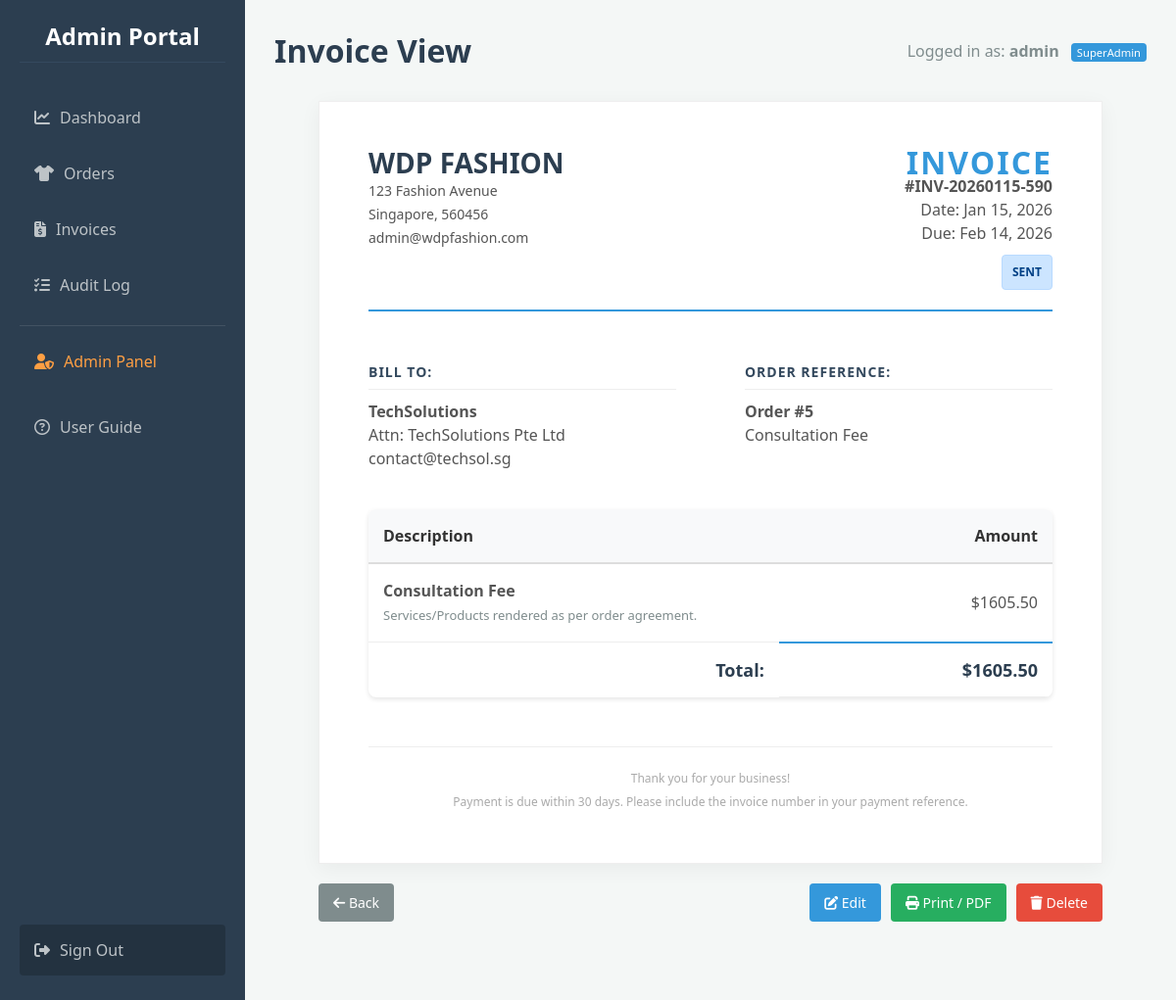
The app's page /invoices/view/3 (signed in) with its own data.
### app.py (models this page shows)
class User(db.Model):
    id = db.Column(db.Integer, primary_key=True)
    custom_id = db.Column(db.String(50), unique=True)
    username = db.Column(db.String(100), unique=True, nullable=False)
    password = db.Column(db.String(100), nullable=False)
    role = db.Column(db.String(20), default='Staff')
    is_suspended = db.Column(db.Boolean, default=False)
    must_change_password = db.Column(db.Boolean, default=False)

class Invoice(db.Model):
    id = db.Column(db.Integer, primary_key=True)
    invoice_code = db.Column(db.String(50), unique=True, nullable=False)
    order_id = db.Column(db.Integer, db.ForeignKey('order.id'))
    client_id = db.Column(db.Integer, db.ForeignKey('client.id'), nullable=False)
    amount = db.Column(db.Float, nullable=False)
    status = db.Column(db.String(50), default='Draft')
    date_created = db.Column(db.DateTime, default=datetime.utcnow)
    date_due = db.Column(db.DateTime)
    client = db.relationship('Client', backref=db.backref('invoices', lazy=True))
    order = db.relationship('Order', backref=db.backref('invoice', uselist=False))

class Client(db.Model):
    id = db.Column(db.Integer, primary_key=True)
    name = db.Column(db.String(100), nullable=False)
    email = db.Column(db.String(100), nullable=False)
    company = db.Column(db.String(100))

class Order(db.Model):
    id = db.Column(db.Integer, primary_key=True)
    client_id = db.Column(db.Integer, db.ForeignKey('client.id'), nullable=False)
    description = db.Column(db.String(200), nullable=False)
    amount = db.Column(db.Float, nullable=False)
    date_placed = db.Column(db.DateTime, default=datetime.utcnow)
    status = db.Column(db.String(50), default='Pending')
    client = db.relationship('Client', backref=db.backref('orders', lazy=True))

### app.py (the view)
@app.route('/invoices/view/<int:invoice_id>')
def view_invoice(invoice_id):
    if 'user_id' not in session: return redirect(url_for('login'))
    invoice = Invoice.query.get_or_404(invoice_id)
    return render_template('view_invoice.html', invoice=invoice)

### app.py (called while the page is built)
@app.before_request
def load_user():
    g.user = None
    if 'user_id' in session: g.user = User.query.get(session['user_id'])

### templates/view_invoice.html (shortened to what this page needs)
{% extends "base.html" %}
{% block header %}
    <div style="display: flex; justify-content: space-between; align-items: center;">
        <span>Invoice View</span>
        </div>
{% endblock %}
{% block content %}
<div class="invoice-box">
    <div class="invoice-header">
        <div class="company-details">
            <h2>WDP Fashion</h2>
            <p style="font-size: 14px; margin-top: 5px;">
                123 Fashion Avenue<br>
                Singapore, 560456<br>
                admin@wdpfashion.com
            </p>
        </div>
        <div class="invoice-meta">
            <h1>INVOICE</h1>
            <p><strong>#{{ invoice.invoice_code }}</strong></p>
            <p>Date: {{ invoice.date_created.strftime('%b %d, %Y') }}</p>
            <p>Due: {{ invoice.date_due.strftime('%b %d, %Y') }}</p>
            <div class="status-stamp st-{{ invoice.status }}">
                {{ invoice.status }}
            </div>
        </div>
    </div>
    <div class="info-section">
        <div class="bill-to" style="width: 45%;">
            <h3>Bill To:</h3>
            <strong>{{ invoice.client.company }}</strong><br>
            Attn: {{ invoice.client.name }}<br>
            {{ invoice.client.email }}
        </div>
        <div class="bill-to" style="width: 45%;">
            <h3>Order Reference:</h3>
            <strong>Order #{{ invoice.order_id }}</strong><br>
            {{ invoice.order.description }}
        </div>
    </div>
    <table class="invoice-table">
        <thead>
            <tr>
                <th style="width: 60%;">Description</th>
                <th style="text-align: right;">Amount</th>
            </tr>
        </thead>
        <tbody>
            <tr>
                <td>
                    <strong>{{ invoice.order.description }}</strong><br>
                    <span style="font-size: 13px; color: #7f8c8d;">Services/Products rendered as per order agreement.</span>
                </td>
                <td style="text-align: right;">${{ "%.2f"|format(invoice.amount) }}</td>
            </tr>
            <tr class="total-row">
                <td style="text-align: right; border:none;">Total:</td>
                <td style="text-align: right;">${{ "%.2f"|format(invoice.amount) }}</td>
            </tr>
        </tbody>
    </table>
    <div class="invoice-footer">
        <p>Thank you for your business!</p>
        <p>Payment is due within 30 days. Please include the invoice number in your payment reference.</p>
    </div>
</div>
<div class="actions-bar no-print">
    <a href="{{ url_for('invoices') }}" class="btn btn-secondary" style="margin-right: auto;">
        <i class="fa-solid fa-arrow-left"></i> Back
    </a>
    {% if g.user.role == 'SuperAdmin' %}
        <a href="{{ url_for('edit_invoice', invoice_id=invoice.id) }}" class="btn btn-primary">
            <i class="fa-solid fa-pen-to-square"></i> Edit
        </a>
        <button onclick="window.print()" class="btn btn-print">
            <i class="fa-solid fa-print"></i> Print / PDF
        </button>
        <form id="deleteForm" action="{{ url_for('delete_invoice', invoice_id=invoice.id) }}" method="POST" style="display: inline;">
            <button type="button" class="btn btn-danger" onclick="showDeleteModal()">
                <i class="fa-solid fa-trash"></i> Delete
            </button>
        </form>
    {% else %}
        <button onclick="window.print()" class="btn btn-print">
            <i class="fa-solid fa-print"></i> Print / PDF
        </button>
    {% endif %}
</div>
{% endblock %}

### templates/base.html (shortened to what this page needs)
<!DOCTYPE html>
<html lang="en">
<head>
    <link rel="stylesheet" href="https://cdnjs.cloudflare.com/ajax/libs/font-awesome/6.4.0/css/all.min.css">
    <link rel="stylesheet" href="{{ url_for('static', filename='style.css') }}">
</head>
<body>
    <nav class="sidebar">
        <h2>Admin Portal</h2>
        <a href="{{ url_for('dashboard') }}" class="{{ 'active' if request.path == '/dashboard' else '' }}">
            <i class="fa-solid fa-chart-line" style="margin-right: 10px;"></i>Dashboard
        </a>
        <a href="{{ url_for('orders') }}" class="{{ 'active' if request.path == '/orders' else '' }}">
            <i class="fa-solid fa-shirt" style="margin-right: 10px;"></i>Orders
        </a>
        <a href="{{ url_for('invoices') }}" class="{{ 'active' if request.path == '/invoices' else '' }}">
            <i class="fa-solid fa-file-invoice-dollar" style="margin-right: 10px;"></i>Invoices
        </a>
        <a href="{{ url_for('audit_log') }}" class="{{ 'active' if request.path == '/audit' else '' }}">
            <i class="fa-solid fa-list-check" style="margin-right: 10px;"></i>Audit Log
        </a>
        {% if g.user and g.user.role == 'SuperAdmin' %}
            <div style="border-top: 1px solid rgba(255,255,255,0.1); margin: 10px 0; padding-top: 10px;">
                <a href="{{ url_for('admin_panel') }}" class="{{ 'active' if request.path.startswith('/admin') else '' }}" style="color: #ff9f43;">
                    <i class="fa-solid fa-user-shield" style="margin-right: 10px;"></i>Admin Panel
                </a>
            </div>
        {% endif %}
        <a href="{{ url_for('guide') }}" class="{{ 'active' if request.path == '/guide' else '' }}">
            <i class="fa-regular fa-circle-question" style="margin-right: 10px;"></i>User Guide
        </a>
        <a href="{{ url_for('logout') }}" style="margin-top: auto; background: rgba(0,0,0,0.2);">
            <i class="fa-solid fa-right-from-bracket" style="margin-right: 10px;"></i>Sign Out
        </a>
    </nav>
    <div class="main-content">
        <div class="header">
            <h1>{% block header %}{% endblock %}</h1>
            <div class="user-info" style="color: #7f8c8d;">
                {% if g.user %}
                    Logged in as: <strong>{{ g.user.username }}</strong>
                    <span class="role-badge" style="background-color: #3498db; color: white;">{{ g.user.role }}</span>
                {% else %}
                    Guest
                {% endif %}
            </div>
        </div>
        <div class="content-area">
            {% block content %}{% endblock %}
        </div>
    </div>
</body>
</html>

### static/style.css (style rules this page uses)
* { box-sizing: border_box; margin: 0; padding: 0; font-family: 'Segoe UI', Tahoma, Geneva, Verdana, sans-serif; }
body { background-color: #f4f7f6; display: flex; min-height: 100vh; }
.sidebar { width: 250px; background-color: #2c3e50; color: white; padding: 20px; display: flex; flex-direction: column; }
.sidebar h2 { margin-bottom: 30px; font-size: 24px; text-align: center; border-bottom: 1px solid #34495e; padding-bottom: 10px; }
.sidebar a { color: #bdc3c7; text-decoration: none; padding: 15px; margin-bottom: 5px; border-radius: 4px; transition: 0.3s; }
.main-content { flex: 1; padding: 30px; overflow-y: auto; }
.header { display: flex; justify-content: space-between; align-items: center; margin-bottom: 30px; }
table { width: 100%; border-collapse: collapse; background: white; border-radius: 8px; overflow: hidden; box-shadow: 0 2px 5px rgba(0,0,0,0.1); }
th, td { padding: 15px; text-align: left; border-bottom: 1px solid #ecf0f1; }
th { background-color: #34495e; color: white; }
.btn { padding: 10px 15px; border-radius: 4px; text-decoration: none; color: white; border: none; cursor: pointer; font-size: 14px; }
.btn-primary { background-color: #3498db; }
.btn-danger { background-color: #e74c3c; }

### templates/base.html (style rules this page uses)
* { box-sizing: border-box; margin: 0; padding: 0; font-family: 'Segoe UI', Tahoma, Geneva, Verdana, sans-serif; }
body { background-color: #f4f7f6; display: flex; min-height: 100vh; }
.sidebar { width: 250px; background-color: #2c3e50; color: white; padding: 20px; display: flex; flex-direction: column; flex-shrink: 0; }
.sidebar h2 { margin-bottom: 30px; font-size: 24px; text-align: center; border-bottom: 1px solid #34495e; padding-bottom: 10px; }
.sidebar a { color: #bdc3c7; text-decoration: none; padding: 15px; margin-bottom: 5px; border-radius: 4px; transition: 0.3s; display: block; }
.main-content { flex: 1; padding: 30px; overflow-y: auto; }
.header { display: flex; justify-content: space-between; align-items: center; margin-bottom: 30px; }
.header h1 { color: #2c3e50; }
.role-badge { font-size: 0.7em; padding: 2px 6px; border-radius: 4px; background: rgba(255,255,255,0.2); margin-left: 8px; vertical-align: middle; }
.btn { border: none; color: white; cursor: pointer; display: inline-block; text-align: center; text-decoration: none; }
.btn-primary { background-color: #3498db; }
.btn-danger { background-color: #e74c3c; }
.btn-secondary { background-color: #7f8c8d; }

### templates/view_invoice.html (style rules this page uses)
.invoice-box { max-width: 800px; margin: 0 auto; padding: 50px; border: 1px solid #eee; box-shadow: 0 5px 20px rgba(0,0,0,0.05); font-size: 16px; line-height: 24px; color: #555; background: white; font-family: 'Helvetica Neue', 'Helvetica', Helvetica, Arial, sans-serif; }
.invoice-header { display: flex; justify-content: space-between; margin-bottom: 50px; border-bottom: 2px solid #3498db; padding-bottom: 20px; }
.company-details h2 { margin: 0; color: #2c3e50; font-size: 28px; text-transform: uppercase; }
.invoice-meta { text-align: right; }
.invoice-meta h1 { margin: 0; font-size: 32px; color: #3498db; text-transform: uppercase; letter-spacing: 2px; }
.info-section { display: flex; justify-content: space-between; margin-bottom: 40px; }
.bill-to h3 { margin-top: 0; color: #34495e; font-size: 14px; text-transform: uppercase; letter-spacing: 1px; border-bottom: 1px solid #eee; padding-bottom: 5px; margin-bottom: 10px; width: 100%; }
.status-stamp { display: inline-block; padding: 5px 10px; font-weight: bold; text-transform: uppercase; font-size: 12px; border-radius: 4px; margin-top: 10px; }
.st-Sent { background: #cce5ff; color: #004085; border: 1px solid #b8daff; }
.invoice-table { width: 100%; border-collapse: collapse; margin-bottom: 30px; }
.invoice-table th { background: #f8f9fa; color: #333; font-weight: bold; padding: 15px; text-align: left; border-bottom: 2px solid #ddd; }
.invoice-table td { padding: 15px; border-bottom: 1px solid #eee; }
.invoice-table .total-row td { border-top: 2px solid #3498db; font-weight: bold; font-size: 18px; color: #2c3e50; }
.invoice-footer { text-align: center; margin-top: 50px; font-size: 12px; color: #aaa; border-top: 1px solid #eee; padding-top: 20px; }
.actions-bar { max-width: 800px; margin: 20px auto 50px; text-align: right; display: flex; justify-content: flex-end; align-items: center; gap: 10px; }
.btn-print { background-color: #27ae60; color: white; }

### records on screen
User: user.username "admin", user.role "SuperAdmin"
Invoice: invoice_code "INV-20260115-590", date_created "Jan 15, 2026", date_due "Feb 14, 2026", status "SENT", order_id "5", amount "1605.50"
Client: client.company "TechSolutions", client.name "TechSolutions Pte Ltd", client.email "contact@techsol.sg"
Order: order.description "Consultation Fee"
